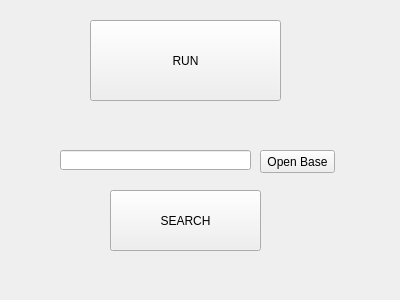
<?xml version="1.0" encoding="UTF-8"?>
<ui version="4.0">
 <class>Widget</class>
 <widget class="QWidget" name="Widget">
  <property name="geometry">
   <rect>
    <x>0</x>
    <y>0</y>
    <width>400</width>
    <height>300</height>
   </rect>
  </property>
  <property name="windowTitle">
   <string>Widget</string>
  </property>
  <widget class="QPushButton" name="pushButton">
   <property name="geometry">
    <rect>
     <x>90</x>
     <y>20</y>
     <width>191</width>
     <height>81</height>
    </rect>
   </property>
   <property name="text">
    <string>RUN</string>
   </property>
  </widget>
  <widget class="QPushButton" name="pushButton_2">
   <property name="geometry">
    <rect>
     <x>110</x>
     <y>190</y>
     <width>151</width>
     <height>61</height>
    </rect>
   </property>
   <property name="text">
    <string>SEARCH</string>
   </property>
  </widget>
  <widget class="QPushButton" name="pushButton_3">
   <property name="geometry">
    <rect>
     <x>260</x>
     <y>150</y>
     <width>75</width>
     <height>23</height>
    </rect>
   </property>
   <property name="text">
    <string>Open Base</string>
   </property>
  </widget>
  <widget class="QLineEdit" name="lineEdit">
   <property name="geometry">
    <rect>
     <x>60</x>
     <y>150</y>
     <width>191</width>
     <height>20</height>
    </rect>
   </property>
  </widget>
 </widget>
 <layoutdefault spacing="6" margin="11"/>
 <resources/>
 <connections/>
</ui>
